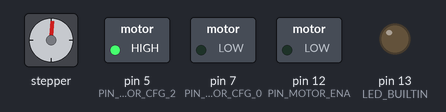
Simulated run of this sketch. Board: Arduino Mega 2560, built with avr-gcc and run on an emulated ATmega2560. On the bench: stepper motor, switched loads named in the sketch (green lamp = pin HIGH), output pins drawn as LEDs (lit = HIGH). Stepper angles assume 200 steps per turn; what the sketch prints to the serial monitor is not drawn.

Above: at 0.49 s.
At 11.0 s:
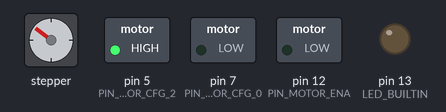
At 21.5 s:
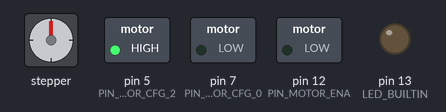
At 39.6 s:
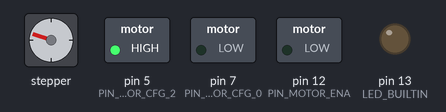
Timing chart, 0 to 40.0 s (numbered marks = the images above):
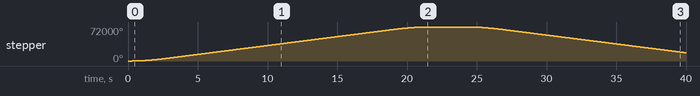

The sketch:

Test_Stepper.ino
```cpp
// (licence header left out)
// SOURCE:
// Make a single stepper bounce from one limit to another
//
// Copyright (C) 2012 Mike McCauley
// $Id: Random.pde,v 1.1 2011/01/05 01:51:01 mikem Exp mikem $


// -------------------------- Includes --------------------------
#include <AccelStepper.h>


// -------------------------- Defines and Const []--------------------------

// Stepper motor driver pins
const uint8_t PIN_MOTOR_STEP   = 11; // Digital output 5V
const uint8_t PIN_MOTOR_DIR    = 10; // Digital output 5V
const uint8_t PIN_MOTOR_ENA    = 12; // Digital output 5V, manual logic


const uint8_t PIN_MOTOR_CFG_0   = 7; // Digital output 5V - Doesnt matter
const uint8_t PIN_MOTOR_CFG_1   = 4; // Digital output 5V
const uint8_t PIN_MOTOR_CFG_2   = 5; // Digital output 5V
const uint8_t PIN_MOTOR_CFG_3   = 6; // Digital output 5V - Doesnt matter

// Currently soldered
//CFG0: GND - Chopper off time
//CFG1: MCU - ustepping 1/2
//CFG2: MCU - ustepping 2/2
//CFG3: HiZ - Mode of current


const uint8_t stepFactor = 4;
const uint8_t pulsesPerRevolution = 200;


#define PUMP_ENABLE   LOW
#define PUMP_DISABLE  HIGH


// Console
//-----------
#define SERIAL_DEBUG // Uncomment to let the board print debug statements through the debug port (USB)
#define SERIAL_BAUDS 9600

// -------------------------- Macros [1] --------------------------
#ifdef SERIAL_DEBUG
  #define printDebug(message)   Serial.print(message)
  #define printDebugln(message) Serial.println(message)
#else
  #define printDebug(message) // Leave the macro empty
  #define printDebugln(message) // Leave the macro empty
#endif


// -------------------------- Global variables [2]----------------
uint16_t nbr_revolutions = 50;

// Define a stepper and the pins it will use
AccelStepper stepper(AccelStepper::DRIVER, PIN_MOTOR_STEP, PIN_MOTOR_DIR);


uint8_t currDirection = 0;

void      displayStepperSettings  (void);


// -------------------------- SetUp --------------------------
void setup()
{

  // initialize digital pin LED_BUILTIN as an output.
  pinMode(LED_BUILTIN, OUTPUT);

  // initialize digital pin PIN_MOTOR_ENA as an output.
  pinMode(PIN_MOTOR_ENA, OUTPUT);

  // set motor configuration
  pinMode(PIN_MOTOR_CFG_0, OUTPUT); // Doesn't matter
//  pinMode(PIN_MOTOR_CFG_1, OUTPUT);
  pinMode(PIN_MOTOR_CFG_2, OUTPUT);
  //pinMode(PIN_MOTOR_CFG_3, OUTPUT); // Doesn't matter

  digitalWrite(PIN_MOTOR_CFG_0,LOW);  // Doesn't matter
//  digitalWrite(PIN_MOTOR_CFG_1,LOW); // SpreadCycle, no ustepping (fullstep)
  digitalWrite(PIN_MOTOR_CFG_2,HIGH); // SpreadCycle, no ustepping (fullstep)
  //digitalWrite(PIN_MOTOR_CFG_3,LOW); // Doesn't matter

  // Enable the motor (logic inverse)
  digitalWrite(PIN_MOTOR_ENA,PUMP_ENABLE);

  #ifdef SERIAL_DEBUG
  Serial.begin(SERIAL_BAUDS);
  while(!Serial) // Wait here until the connection with the computer has been established
  #endif

  delay(1000);

  printDebugln("%%%%%%%%%%%%%%%%%%%%%%%%%%%%%%%%%%%%%%%%%%%%%%%%%%%%%%");
  printDebugln("Starting a new session");
  printDebugln("Welcome to the stepper motor test");


  //printDebug("Initialisation...");


  printDebugln("Setting max speed to :");
  stepper.setMaxSpeed(800 * stepFactor);
  printDebugln("Setting max accel to :");
  stepper.setAcceleration(400 * stepFactor);
  stepper.moveTo(nbr_revolutions * pulsesPerRevolution * stepFactor);

  displayStepperSettings();

  printDebugln("---------------------------------"); // Indicates the end of the setup

}


// -------------------------- Loop --------------------------
void loop()
{

//  while ( (stepper.distanceToGo() != 0) )
//  {
//    //stepper.runSpeed();
//    stepper.run();
//  }
//
  // If at the end of travel go to the other end
  if (stepper.distanceToGo() == 0)
  {
    delay(3000);
    if (currDirection == 0)
    {
      currDirection = 1;
      stepper.moveTo(0); // move back exactly to the start

    }
    else
    {
      currDirection = 0;
      stepper.moveTo(nbr_revolutions * pulsesPerRevolution * stepFactor);
    }
  }

  stepper.run();
}


//******************************************************************************************
void displayStepperSettings(void)
{
  // Display settings to UART
  //-------------------------
  Serial.println("---------------------------------");

  Serial.print("Current micro-steps settings: ");
//  Serial.println(microSteppingFactorList[indx_microSteppingFactorList]);
  Serial.println("");

  Serial.print("Current micro-steps per rotation: ");
//  Serial.println(microstepsPerRevolution);
  Serial.println("");

  Serial.println("---------------------------------");

  // To calculate max acceleration, max speed must be set first

  Serial.print("Current max speed: ");
  Serial.println(stepper.maxSpeed ()); // Returns the most recent speed in steps per second
//  Serial.print("Setting max speed to: ");
//  Serial.println(max_allowedMicroStepsPerSeconds); // Returns the most recent speed in [steps per second]
//  stepper.setMaxSpeed(max_allowedMicroStepsPerSeconds);
//  Serial.print("New max speed is: ");
//  Serial.println(stepper.maxSpeed ()); // Returns the most recent speed in steps per second (float)

//  Serial.print("Setting acceleration to: ");
//  Serial.println(max_allowedMicroStepsPerSecondsPerSeconds);
//  stepper.setAcceleration(max_allowedMicroStepsPerSecondsPerSeconds);
  // No function to read back set acceleration
  // NOTICE: Calling setAcceleration() is expensive, since it requires a square root to be calculated.

}// END OF THE FUNCTION


// END OF THE FILE
```

Measured:
- by itself, stepper: turns 72000° clockwise in 21.1 s, then 54593° counter-clockwise in 15.5 s
